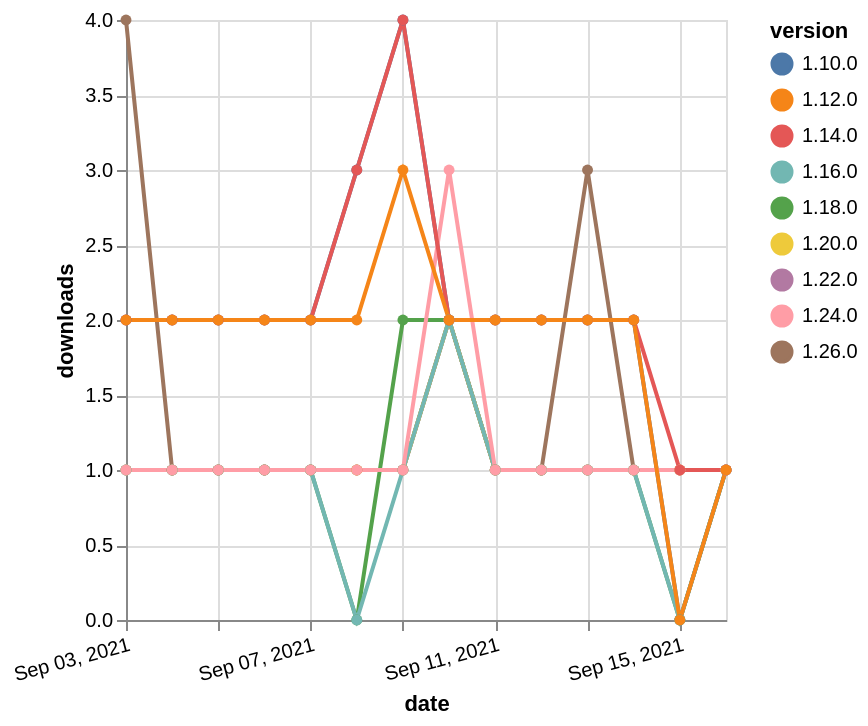

The Vega-Lite source for this figure:
### Vega-Lite specification from a JSON file in a GitHub repository (floating-point values rounded to 4 significant figures)
{"$schema": "https://vega.github.io/schema/vega-lite/v5.json", "description": "A simple bar chart with embedded data.", "data": {"values": [{"date": "2021-09-03", "total": 192, "delta": 1, "version": "1.18.0"}, {"date": "2021-09-04", "total": 193, "delta": 1, "version": "1.18.0"}, {"date": "2021-09-05", "total": 194, "delta": 1, "version": "1.18.0"}, {"date": "2021-09-06", "total": 195, "delta": 1, "version": "1.18.0"}, {"date": "2021-09-07", "total": 196, "delta": 1, "version": "1.18.0"}, {"date": "2021-09-08", "total": 196, "delta": 0, "version": "1.18.0"}, {"date": "2021-09-09", "total": 198, "delta": 2, "version": "1.18.0"}, {"date": "2021-09-10", "total": 200, "delta": 2, "version": "1.18.0"}, {"date": "2021-09-11", "total": 201, "delta": 1, "version": "1.18.0"}, {"date": "2021-09-12", "total": 202, "delta": 1, "version": "1.18.0"}, {"date": "2021-09-13", "total": 203, "delta": 1, "version": "1.18.0"}, {"date": "2021-09-14", "total": 204, "delta": 1, "version": "1.18.0"}, {"date": "2021-09-15", "total": 204, "delta": 0, "version": "1.18.0"}, {"date": "2021-09-16", "total": 205, "delta": 1, "version": "1.18.0"}, {"date": "2021-09-03", "total": 160, "delta": 1, "version": "1.22.0"}, {"date": "2021-09-04", "total": 161, "delta": 1, "version": "1.22.0"}, {"date": "2021-09-05", "total": 162, "delta": 1, "version": "1.22.0"}, {"date": "2021-09-06", "total": 163, "delta": 1, "version": "1.22.0"}, {"date": "2021-09-07", "total": 164, "delta": 1, "version": "1.22.0"}, {"date": "2021-09-08", "total": 165, "delta": 1, "version": "1.22.0"}, {"date": "2021-09-09", "total": 166, "delta": 1, "version": "1.22.0"}, {"date": "2021-09-10", "total": 168, "delta": 2, "version": "1.22.0"}, {"date": "2021-09-11", "total": 169, "delta": 1, "version": "1.22.0"}, {"date": "2021-09-12", "total": 170, "delta": 1, "version": "1.22.0"}, {"date": "2021-09-13", "total": 171, "delta": 1, "version": "1.22.0"}, {"date": "2021-09-14", "total": 172, "delta": 1, "version": "1.22.0"}, {"date": "2021-09-15", "total": 173, "delta": 1, "version": "1.22.0"}, {"date": "2021-09-16", "total": 174, "delta": 1, "version": "1.22.0"}, {"date": "2021-09-03", "total": 3046, "delta": 2, "version": "1.10.0"}, {"date": "2021-09-04", "total": 3048, "delta": 2, "version": "1.10.0"}, {"date": "2021-09-05", "total": 3050, "delta": 2, "version": "1.10.0"}, {"date": "2021-09-06", "total": 3052, "delta": 2, "version": "1.10.0"}, {"date": "2021-09-07", "total": 3054, "delta": 2, "version": "1.10.0"}, {"date": "2021-09-08", "total": 3057, "delta": 3, "version": "1.10.0"}, {"date": "2021-09-09", "total": 3061, "delta": 4, "version": "1.10.0"}, {"date": "2021-09-10", "total": 3063, "delta": 2, "version": "1.10.0"}, {"date": "2021-09-11", "total": 3065, "delta": 2, "version": "1.10.0"}, {"date": "2021-09-12", "total": 3067, "delta": 2, "version": "1.10.0"}, {"date": "2021-09-13", "total": 3069, "delta": 2, "version": "1.10.0"}, {"date": "2021-09-14", "total": 3071, "delta": 2, "version": "1.10.0"}, {"date": "2021-09-15", "total": 3071, "delta": 0, "version": "1.10.0"}, {"date": "2021-09-16", "total": 3072, "delta": 1, "version": "1.10.0"}, {"date": "2021-09-03", "total": 125, "delta": 4, "version": "1.26.0"}, {"date": "2021-09-04", "total": 126, "delta": 1, "version": "1.26.0"}, {"date": "2021-09-05", "total": 127, "delta": 1, "version": "1.26.0"}, {"date": "2021-09-06", "total": 128, "delta": 1, "version": "1.26.0"}, {"date": "2021-09-07", "total": 129, "delta": 1, "version": "1.26.0"}, {"date": "2021-09-08", "total": 130, "delta": 1, "version": "1.26.0"}, {"date": "2021-09-09", "total": 131, "delta": 1, "version": "1.26.0"}, {"date": "2021-09-10", "total": 133, "delta": 2, "version": "1.26.0"}, {"date": "2021-09-11", "total": 134, "delta": 1, "version": "1.26.0"}, {"date": "2021-09-12", "total": 135, "delta": 1, "version": "1.26.0"}, {"date": "2021-09-13", "total": 138, "delta": 3, "version": "1.26.0"}, {"date": "2021-09-14", "total": 139, "delta": 1, "version": "1.26.0"}, {"date": "2021-09-15", "total": 140, "delta": 1, "version": "1.26.0"}, {"date": "2021-09-16", "total": 141, "delta": 1, "version": "1.26.0"}, {"date": "2021-09-03", "total": 183, "delta": 1, "version": "1.20.0"}, {"date": "2021-09-04", "total": 184, "delta": 1, "version": "1.20.0"}, {"date": "2021-09-05", "total": 185, "delta": 1, "version": "1.20.0"}, {"date": "2021-09-06", "total": 186, "delta": 1, "version": "1.20.0"}, {"date": "2021-09-07", "total": 187, "delta": 1, "version": "1.20.0"}, {"date": "2021-09-08", "total": 188, "delta": 1, "version": "1.20.0"}, {"date": "2021-09-09", "total": 189, "delta": 1, "version": "1.20.0"}, {"date": "2021-09-10", "total": 191, "delta": 2, "version": "1.20.0"}, {"date": "2021-09-11", "total": 192, "delta": 1, "version": "1.20.0"}, {"date": "2021-09-12", "total": 193, "delta": 1, "version": "1.20.0"}, {"date": "2021-09-13", "total": 194, "delta": 1, "version": "1.20.0"}, {"date": "2021-09-14", "total": 195, "delta": 1, "version": "1.20.0"}, {"date": "2021-09-15", "total": 196, "delta": 1, "version": "1.20.0"}, {"date": "2021-09-16", "total": 197, "delta": 1, "version": "1.20.0"}, {"date": "2021-09-03", "total": 239, "delta": 1, "version": "1.16.0"}, {"date": "2021-09-04", "total": 240, "delta": 1, "version": "1.16.0"}, {"date": "2021-09-05", "total": 241, "delta": 1, "version": "1.16.0"}, {"date": "2021-09-06", "total": 242, "delta": 1, "version": "1.16.0"}, {"date": "2021-09-07", "total": 243, "delta": 1, "version": "1.16.0"}, {"date": "2021-09-08", "total": 243, "delta": 0, "version": "1.16.0"}, {"date": "2021-09-09", "total": 244, "delta": 1, "version": "1.16.0"}, {"date": "2021-09-10", "total": 246, "delta": 2, "version": "1.16.0"}, {"date": "2021-09-11", "total": 247, "delta": 1, "version": "1.16.0"}, {"date": "2021-09-12", "total": 248, "delta": 1, "version": "1.16.0"}, {"date": "2021-09-13", "total": 249, "delta": 1, "version": "1.16.0"}, {"date": "2021-09-14", "total": 250, "delta": 1, "version": "1.16.0"}, {"date": "2021-09-15", "total": 250, "delta": 0, "version": "1.16.0"}, {"date": "2021-09-16", "total": 251, "delta": 1, "version": "1.16.0"}, {"date": "2021-09-03", "total": 184, "delta": 1, "version": "1.24.0"}, {"date": "2021-09-04", "total": 185, "delta": 1, "version": "1.24.0"}, {"date": "2021-09-05", "total": 186, "delta": 1, "version": "1.24.0"}, {"date": "2021-09-06", "total": 187, "delta": 1, "version": "1.24.0"}, {"date": "2021-09-07", "total": 188, "delta": 1, "version": "1.24.0"}, {"date": "2021-09-08", "total": 189, "delta": 1, "version": "1.24.0"}, {"date": "2021-09-09", "total": 190, "delta": 1, "version": "1.24.0"}, {"date": "2021-09-10", "total": 193, "delta": 3, "version": "1.24.0"}, {"date": "2021-09-11", "total": 194, "delta": 1, "version": "1.24.0"}, {"date": "2021-09-12", "total": 195, "delta": 1, "version": "1.24.0"}, {"date": "2021-09-13", "total": 196, "delta": 1, "version": "1.24.0"}, {"date": "2021-09-14", "total": 197, "delta": 1, "version": "1.24.0"}, {"date": "2021-09-15", "total": 198, "delta": 1, "version": "1.24.0"}, {"date": "2021-09-16", "total": 199, "delta": 1, "version": "1.24.0"}, {"date": "2021-09-03", "total": 2454, "delta": 2, "version": "1.14.0"}, {"date": "2021-09-04", "total": 2456, "delta": 2, "version": "1.14.0"}, {"date": "2021-09-05", "total": 2458, "delta": 2, "version": "1.14.0"}, {"date": "2021-09-06", "total": 2460, "delta": 2, "version": "1.14.0"}, {"date": "2021-09-07", "total": 2462, "delta": 2, "version": "1.14.0"}, {"date": "2021-09-08", "total": 2465, "delta": 3, "version": "1.14.0"}, {"date": "2021-09-09", "total": 2469, "delta": 4, "version": "1.14.0"}, {"date": "2021-09-10", "total": 2471, "delta": 2, "version": "1.14.0"}, {"date": "2021-09-11", "total": 2473, "delta": 2, "version": "1.14.0"}, {"date": "2021-09-12", "total": 2475, "delta": 2, "version": "1.14.0"}, {"date": "2021-09-13", "total": 2477, "delta": 2, "version": "1.14.0"}, {"date": "2021-09-14", "total": 2479, "delta": 2, "version": "1.14.0"}, {"date": "2021-09-15", "total": 2480, "delta": 1, "version": "1.14.0"}, {"date": "2021-09-16", "total": 2481, "delta": 1, "version": "1.14.0"}, {"date": "2021-09-03", "total": 2532, "delta": 2, "version": "1.12.0"}, {"date": "2021-09-04", "total": 2534, "delta": 2, "version": "1.12.0"}, {"date": "2021-09-05", "total": 2536, "delta": 2, "version": "1.12.0"}, {"date": "2021-09-06", "total": 2538, "delta": 2, "version": "1.12.0"}, {"date": "2021-09-07", "total": 2540, "delta": 2, "version": "1.12.0"}, {"date": "2021-09-08", "total": 2542, "delta": 2, "version": "1.12.0"}, {"date": "2021-09-09", "total": 2545, "delta": 3, "version": "1.12.0"}, {"date": "2021-09-10", "total": 2547, "delta": 2, "version": "1.12.0"}, {"date": "2021-09-11", "total": 2549, "delta": 2, "version": "1.12.0"}, {"date": "2021-09-12", "total": 2551, "delta": 2, "version": "1.12.0"}, {"date": "2021-09-13", "total": 2553, "delta": 2, "version": "1.12.0"}, {"date": "2021-09-14", "total": 2555, "delta": 2, "version": "1.12.0"}, {"date": "2021-09-15", "total": 2555, "delta": 0, "version": "1.12.0"}, {"date": "2021-09-16", "total": 2556, "delta": 1, "version": "1.12.0"}]}, "width": "container", "mark": {"type": "line", "point": {"filled": true}}, "encoding": {"x": {"field": "date", "type": "temporal", "timeUnit": "yearmonthdate", "title": "date", "axis": {"labelAngle": -15}}, "y": {"field": "delta", "type": "quantitative", "title": "downloads"}, "color": {"field": "version", "type": "nominal"}, "tooltip": {"field": "delta"}}}
